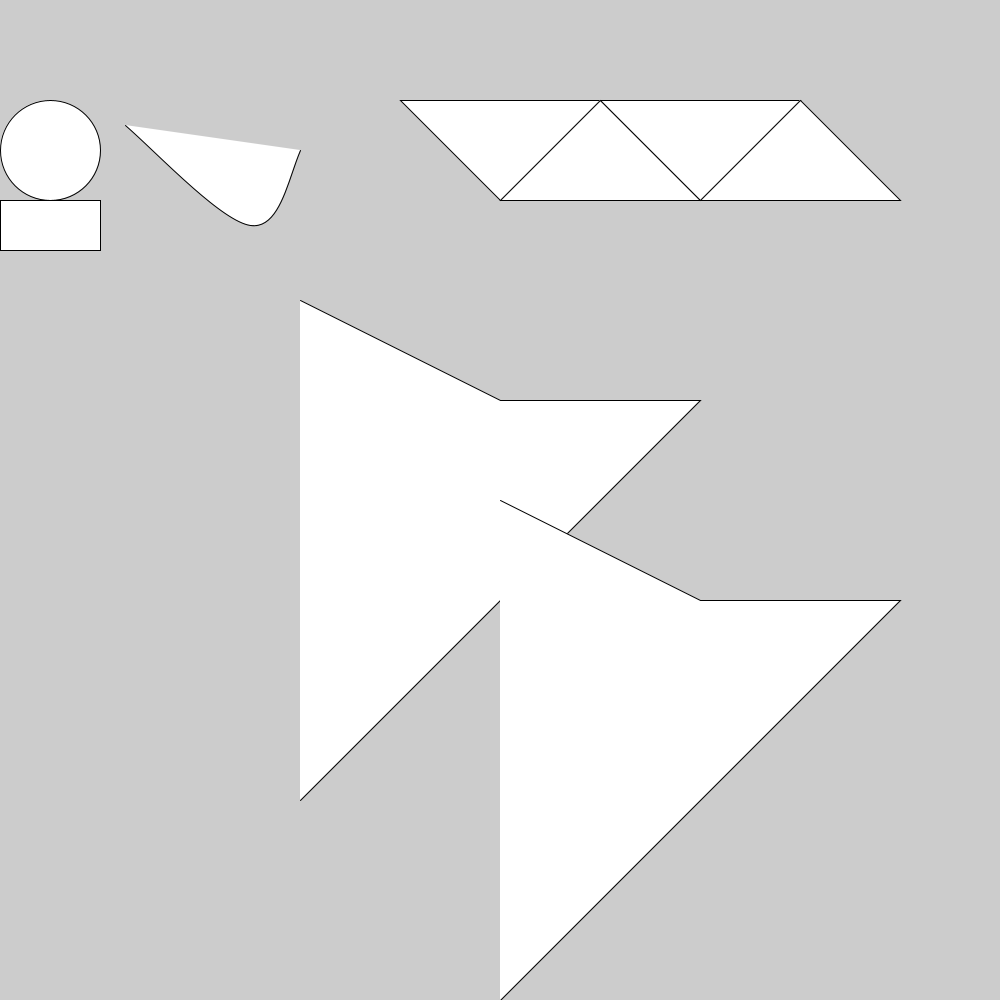
Frame 1 (no input)
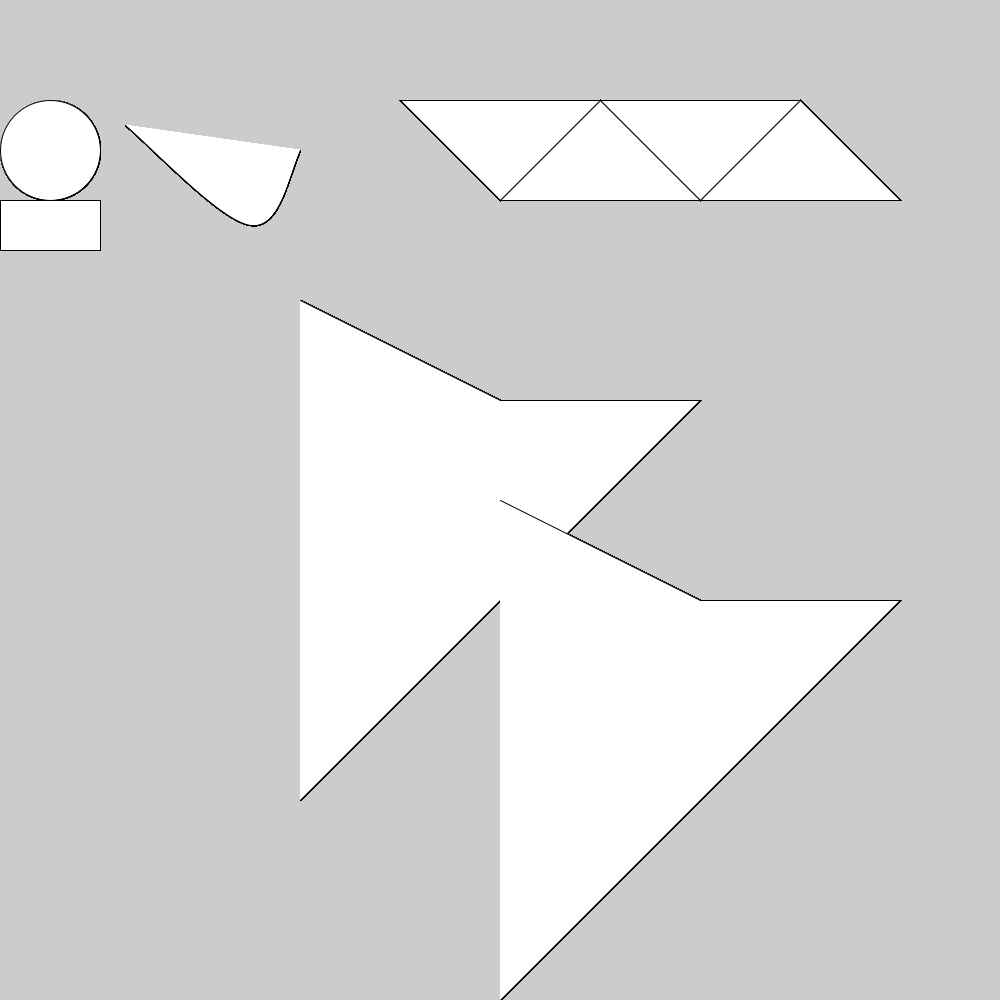
Frame 60 (the mouse pressed at the canvas centre just before this capture)
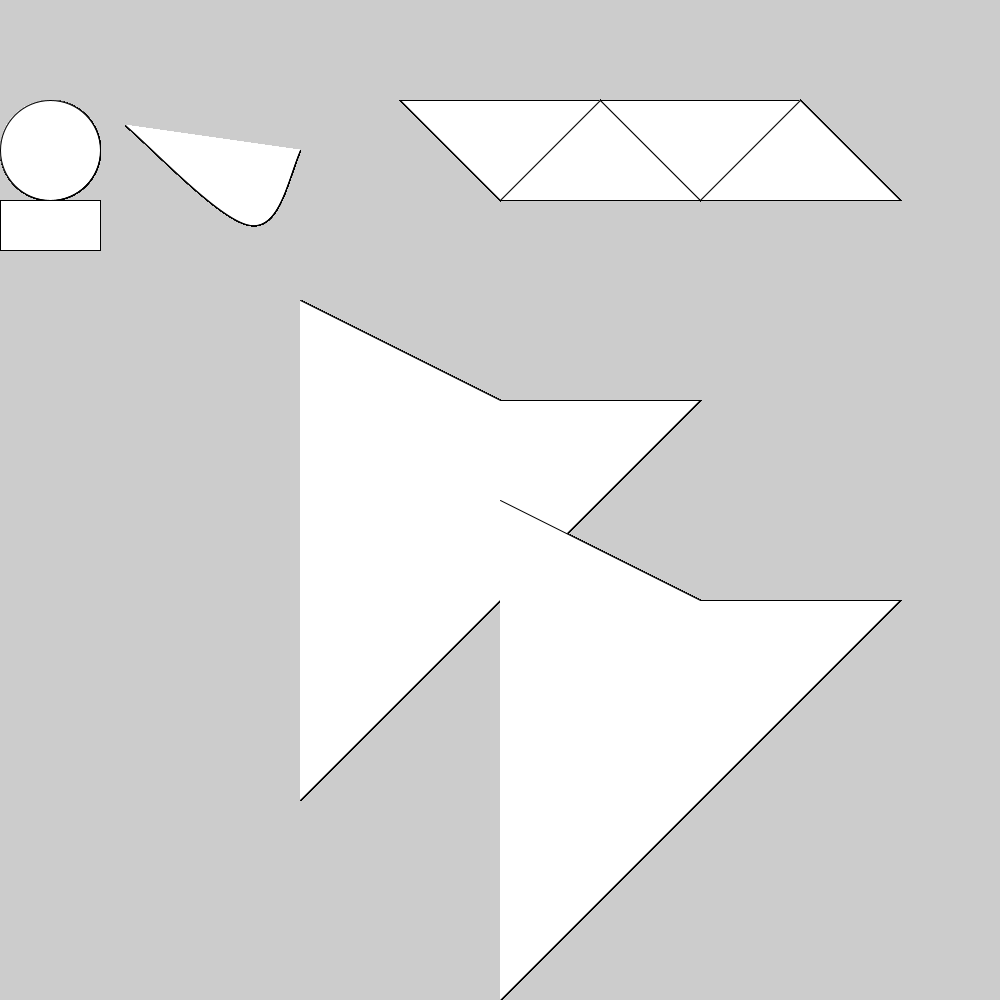
Frame 120 (the mouse held since frame 60 and released just before this capture)

The Processing sketch that drew these frames (run headless with seeded random() and noise(); from frame 60 on, the mouse is pressed at the canvas centre):

// Processing sketch: Ariza_David_HandsOnUsingPShapes
// ── Ariza_David_HandsOnUsingPShapes.pde
PShape shp1, shp2, circle, rectangle;

void setup() {
  size(1000,1000);
  
}

void draw() {
  beginShape();
  vertex(300, 300);
  vertex(500, 400);
  vertex(700, 400);
  vertex(300, 800);
  endShape();
  
  beginShape(TRIANGLE_STRIP);
  vertex(400, 100);
  vertex(500, 200);
  vertex(600, 100);
  vertex(700, 200);
  vertex(800, 100);
  vertex(900, 200);
  endShape();
  
  beginShape();
  curveVertex(50, 50);
  curveVertex(125, 125);
  curveVertex(250, 225);
  curveVertex(300, 150);
  curveVertex(325, 50);
  endShape();
  
  shp1 = createShape();
  shp1.beginShape();
  shp1.vertex(300, 300);
  shp1.vertex(500, 400);
  shp1.vertex(700, 400);
  shp1.vertex(300, 800);
  shp1.endShape();
  
  shape(shp1, 200, 200); 
  
  circle = createShape(ELLIPSE, 50, 50, 100, 100);
  rectangle = createShape(RECT, 0, 100, 100, 50);
  
  shp2 = createShape(GROUP);
  shp2.addChild(circle);
  shp2.addChild(rectangle);
  
  shape(shp2, 0, 100);
  
}
